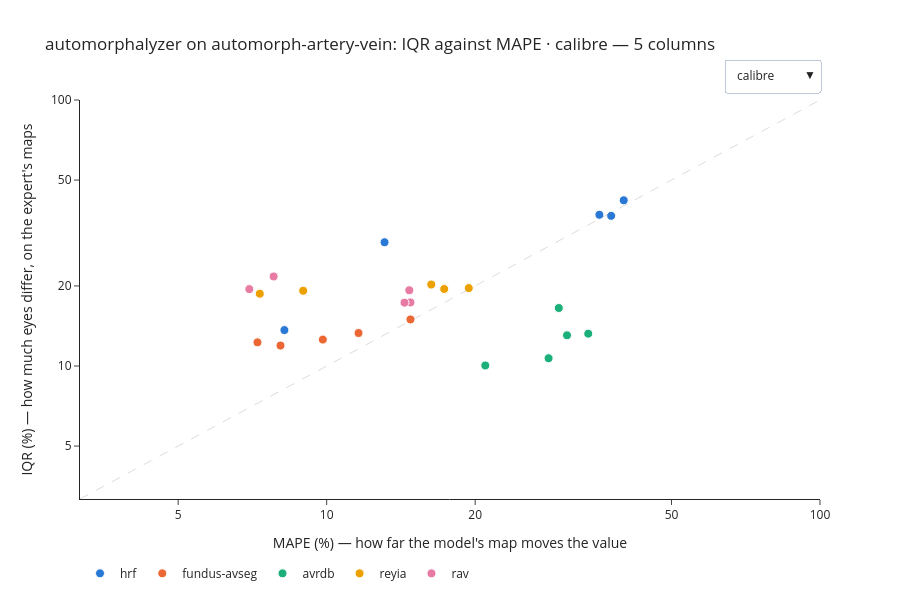

Source (notebook cell):
### Markdown cell above
#### 3.2.3 automorphalyzer

[automorphalyzer](../docs/projects/automorphalyzer.md), on AutoMorph's artery/vein model.

### Code cell
show_iqr_against_mape("automorphalyzer")

### Figure 1 — Plotly figure (JSON) as saved in the notebook; plotly's stock layout.template omitted (floating-point values rounded to 4 significant figures)
{"data": [{"customdata": [["CRAE_Knudtson@B_artery", 2.228, 0.4683, 1.208, 45], ["CRVE_Knudtson@B_vein", 1.662, 0.5261, 1.107, 45], ["average_global_calibre@whole_artery", 1.049, 0.1677, 1.259, 45], ["average_global_calibre@whole_binary", 1.037, 0.09505, 1.122, 45], ["average_global_calibre@whole_vein", 0.9724, 0.05529, 1.025, 45]], "hovertemplate": "%{text}<br><i>%{customdata[0]}</i><br>MAPE %{x:.3g} % · IQR %{y:.3g} %<br>IQR/MAPE %{customdata[1]:.2f}<br>ICC(A,1) %{customdata[2]:.2f} · SNR %{customdata[3]:.2f}<br>%{customdata[4]} photographs<extra>hrf</extra>", "legendgroup": "hrf", "marker": {"color": "#2a78d6", "line": {"color": "white", "width": 1}, "size": 9}, "meta": "calibre", "mode": "markers", "name": "hrf", "showlegend": true, "text": ["calibre/CRE-knudtson/artery/B", "calibre/CRE-knudtson/vein/B", "calibre/width/artery/length-weighted", "calibre/width/vessels/length-weighted", "calibre/width/vein/length-weighted"], "type": "scatter", "visible": true, "x": [13.1, 8.21, 40.01, 35.71, 37.73], "y": [29.19, 13.65, 41.97, 37.02, 36.69]}, {"customdata": [["CRAE_Knudtson@B_artery", 1.012, 0.3186, 1.267, 100], ["CRVE_Knudtson@B_vein", 1.147, 0.4829, 1.307, 100], ["average_global_calibre@whole_artery", 1.28, 0.4006, 1.08, 100], ["average_global_calibre@whole_binary", 1.48, 0.4533, 1.086, 100], ["average_global_calibre@whole_vein", 1.695, 0.534, 1.079, 100]], "hovertemplate": "%{text}<br><i>%{customdata[0]}</i><br>MAPE %{x:.3g} % · IQR %{y:.3g} %<br>IQR/MAPE %{customdata[1]:.2f}<br>ICC(A,1) %{customdata[2]:.2f} · SNR %{customdata[3]:.2f}<br>%{customdata[4]} photographs<extra>fundus-avseg</extra>", "legendgroup": "fundus-avseg", "marker": {"color": "#eb6834", "line": {"color": "white", "width": 1}, "size": 9}, "meta": "calibre", "mode": "markers", "name": "fundus-avseg", "showlegend": true, "text": ["calibre/CRE-knudtson/artery/B", "calibre/CRE-knudtson/vein/B", "calibre/width/artery/length-weighted", "calibre/width/vessels/length-weighted", "calibre/width/vein/length-weighted"], "type": "scatter", "visible": true, "x": [14.79, 11.6, 9.822, 8.062, 7.24], "y": [14.96, 13.31, 12.57, 11.93, 12.27]}, {"customdata": [["CRAE_Knudtson@B_artery", 0.3796, 0.06159, 0.8542, 69], ["CRVE_Knudtson@B_vein", 0.479, 0.1026, 0.782, 93], ["average_global_calibre@whole_artery", 0.3902, -0.002169, 0.8167, 97], ["average_global_calibre@whole_binary", 0.4248, 0.02102, 0.8911, 98], ["average_global_calibre@whole_vein", 0.5591, 0.02501, 0.8576, 98]], "hovertemplate": "%{text}<br><i>%{customdata[0]}</i><br>MAPE %{x:.3g} % · IQR %{y:.3g} %<br>IQR/MAPE %{customdata[1]:.2f}<br>ICC(A,1) %{customdata[2]:.2f} · SNR %{customdata[3]:.2f}<br>%{customdata[4]} photographs<extra>avrdb</extra>", "legendgroup": "avrdb", "marker": {"color": "#1baf7a", "line": {"color": "white", "width": 1}, "size": 9}, "meta": "calibre", "mode": "markers", "name": "avrdb", "showlegend": true, "text": ["calibre/CRE-knudtson/artery/B", "calibre/CRE-knudtson/vein/B", "calibre/width/artery/length-weighted", "calibre/width/vessels/length-weighted", "calibre/width/vein/length-weighted"], "type": "scatter", "visible": true, "x": [28.17, 20.97, 33.9, 30.7, 29.55], "y": [10.7, 10.04, 13.23, 13.04, 16.52]}, {"customdata": [["CRAE_Knudtson@B_artery", 2.14, 0.6913, 1.221, 453], ["CRVE_Knudtson@B_vein", 2.555, 0.755, 1.419, 474], ["average_global_calibre@whole_artery", 1.242, 0.4435, 0.973, 483], ["average_global_calibre@whole_binary", 1.125, 0.4457, 1.205, 483], ["average_global_calibre@whole_vein", 1.011, 0.4196, 1.181, 483]], "hovertemplate": "%{text}<br><i>%{customdata[0]}</i><br>MAPE %{x:.3g} % · IQR %{y:.3g} %<br>IQR/MAPE %{customdata[1]:.2f}<br>ICC(A,1) %{customdata[2]:.2f} · SNR %{customdata[3]:.2f}<br>%{customdata[4]} photographs<extra>reyia</extra>", "legendgroup": "reyia", "marker": {"color": "#eda100", "line": {"color": "white", "width": 1}, "size": 9}, "meta": "calibre", "mode": "markers", "name": "reyia", "showlegend": true, "text": ["calibre/CRE-knudtson/artery/B", "calibre/CRE-knudtson/vein/B", "calibre/width/artery/length-weighted", "calibre/width/vessels/length-weighted", "calibre/width/vein/length-weighted"], "type": "scatter", "visible": true, "x": [8.962, 7.319, 16.29, 17.31, 19.41], "y": [19.18, 18.7, 20.24, 19.48, 19.63]}, {"customdata": [["CRAE_Knudtson@B_artery", 2.779, 0.8025, 1.551, 134], ["CRVE_Knudtson@B_vein", 2.791, 0.8311, 1.787, 138], ["average_global_calibre@whole_artery", 1.173, 0.4002, 1.136, 154], ["average_global_calibre@whole_binary", 1.203, 0.4584, 1.292, 155], ["average_global_calibre@whole_vein", 1.31, 0.5585, 1.454, 155]], "hovertemplate": "%{text}<br><i>%{customdata[0]}</i><br>MAPE %{x:.3g} % · IQR %{y:.3g} %<br>IQR/MAPE %{customdata[1]:.2f}<br>ICC(A,1) %{customdata[2]:.2f} · SNR %{customdata[3]:.2f}<br>%{customdata[4]} photographs<extra>rav</extra>", "legendgroup": "rav", "marker": {"color": "#e87ba4", "line": {"color": "white", "width": 1}, "size": 9}, "meta": "calibre", "mode": "markers", "name": "rav", "showlegend": true, "text": ["calibre/CRE-knudtson/artery/B", "calibre/CRE-knudtson/vein/B", "calibre/width/artery/length-weighted", "calibre/width/vessels/length-weighted", "calibre/width/vein/length-weighted"], "type": "scatter", "visible": true, "x": [7.808, 6.97, 14.78, 14.38, 14.71], "y": [21.7, 19.46, 17.34, 17.3, 19.27]}, {"customdata": [["tortuosity_density@B_artery", 1.423, 0.3184, 0.7836, 45], ["tortuosity_density@B_binary", 1.661, 0.5752, 1.09, 45], ["tortuosity_density@B_vein", 1.379, 0.5079, 0.8778, 45], ["tortuosity_density@whole_artery", 0.5296, 0.05796, 0.6731, 45], ["tortuosity_density@whole_binary", 0.726, 0.143, 0.9655, 45], ["tortuosity_density@whole_vein", 1.057, 0.2604, 0.8457, 45], ["tortuosity_distance@B_artery", 0.9649, 0.3071, 0.8456, 45], ["tortuosity_distance@B_binary", 0.9106, 0.1217, 0.8437, 45], ["tortuosity_distance@B_vein", 0.8459, 0.1372, 0.9274, 45], ["tortuosity_distance@whole_artery", 0.6708, 0.1161, 1.043, 45], ["tortuosity_distance@whole_binary", 0.4606, 0.1435, 1.086, 45], ["tortuosity_distance@whole_vein", 0.4597, 0.07799, 1.042, 45]], "hovertemplate": "%{text}<br><i>%{customdata[0]}</i><br>MAPE %{x:.3g} % · IQR %{y:.3g} %<br>IQR/MAPE %{customdata[1]:.2f}<br>ICC(A,1) %{customdata[2]:.2f} · SNR %{customdata[3]:.2f}<br>%{customdata[4]} photographs<extra>hrf</extra>", "legendgroup": "hrf", "marker": {"color": "#2a78d6", "line": {"color": "white", "width": 1}, "size": 9}, "meta": "tortuosity", "mode": "markers", "name": "hrf", "showlegend": false, "text": ["tortuosity/grisan-density/artery/B/mean", "tortuosity/grisan-density/vessels/B/mean", "tortuosity/grisan-density/vein/B/mean", "tortuosity/grisan-density/artery/mean", "tortuosity/grisan-density/vessels/mean", "tortuosity/grisan-density/vein/mean", "tortuosity/hart-tau1/artery/B/mean", "tortuosity/hart-tau1/vessels/B/mean", "tortuosity/hart-tau1/vein/B/mean", "tortuosity/hart-tau1/artery/mean", "tortuosity/hart-tau1/vessels/mean", "tortuosity/hart-tau1/vein/mean"], "type": "scatter", "visible": false, "x": [14.02, 8.552, 12.37, 11.15, 6.796, 5.011, 1.783, 1.363, 1.425, 2.016, 1.396, 1.704], "y": [19.95, 14.2, 17.05, 5.905, 4.934, 5.295, 1.721, 1.241, 1.205, 1.353, 0.643, 0.7833]}, {"customdata": [["tortuosity_density@B_artery", 2.834, 0.8312, 1.775, 100], ["tortuosity_density@B_binary", 2.962, 0.9551, 3.372, 100], ["tortuosity_density@B_vein", 2.722, 0.8915, 2.14, 100], ["tortuosity_density@whole_artery", 3.182, 0.9363, 2.742, 100], ["tortuosity_density@whole_binary", 2.348, 0.9833, 5.334, 100], ["tortuosity_density@whole_vein", 2.01, 0.9684, 4.018, 100], ["tortuosity_distance@B_artery", 1.545, 0.4334, 1.1, 100], ["tortuosity_distance@B_binary", 1.502, 0.7705, 1.524, 100], ["tortuosity_distance@B_vein", 1.61, 0.3496, 1.07, 100], ["tortuosity_distance@whole_artery", 2.331, 0.8384, 1.889, 100], ["tortuosity_distance@whole_binary", 2.793, 0.8623, 1.977, 100], ["tortuosity_distance@whole_vein", 1.823, 0.5715, 1.282, 100]], "hovertemplate": "%{text}<br><i>%{customdata[0]}</i><br>MAPE %{x:.3g} % · IQR %{y:.3g} %<br>IQR/MAPE %{customdata[1]:.2f}<br>ICC(A,1) %{customdata[2]:.2f} · SNR %{customdata[3]:.2f}<br>%{customdata[4]} photographs<extra>fundus-avseg</extra>", "legendgroup": "fundus-avseg", "marker": {"color": "#eb6834", "line": {"color": "white", "width": 1}, "size": 9}, "meta": "tortuosity", "mode": "markers", "name": "fundus-avseg", "showlegend": false, "text": ["tortuosity/grisan-density/artery/B/mean", "tortuosity/grisan-density/vessels/B/mean", "tortuosity/grisan-density/vein/B/mean", "tortuosity/grisan-density/artery/mean", "tortuosity/grisan-density/vessels/mean", "tortuosity/grisan-density/vein/mean", "tortuosity/hart-tau1/artery/B/mean", "tortuosity/hart-tau1/vessels/B/mean", "tortuosity/hart-tau1/vein/B/mean", "tortuosity/hart-tau1/artery/mean", "tortuosity/hart-tau1/vessels/mean", "tortuosity/hart-tau1/vein/mean"], "type": "scatter", "visible": false, "x": [13.11, 6.305, 11.92, 6.192, 3.3, 4.55, 1.002, 0.6323, 0.8016, 0.6089, 0.3329, 0.4157], "y": [37.15, 18.67, 32.46, 19.71, 7.747, 9.144, 1.549, 0.9498, 1.291, 1.419, 0.93, 0.7576]}, {"customdata": [["tortuosity_density@B_artery", 1.171, 0.183, 0.7263, 97], ["tortuosity_density@B_binary", 1.371, 0.3914, 0.8287, 98], ["tortuosity_density@B_vein", 1.585, 0.4222, 0.8737, 98], ["tortuosity_density@whole_artery", 0.8322, 0.08977, 0.5761, 97], ["tortuosity_density@whole_binary", 0.9782, 0.3792, 0.7544, 98], ["tortuosity_density@whole_vein", 1.12, 0.3142, 0.776, 98], ["tortuosity_distance@B_artery", 0.9939, 0.1396, 0.4804, 97], ["tortuosity_distance@B_binary", 1.268, 0.4116, 0.8316, 98], ["tortuosity_distance@B_vein", 1.039, 0.2411, 0.5741, 98], ["tortuosity_distance@whole_artery", 1.035, 0.3507, 0.8035, 97], ["tortuosity_distance@whole_binary", 0.7802, 0.1048, 1.003, 98], ["tortuosity_distance@whole_vein", 1.006, 0.1372, 0.9573, 98]], "hovertemplate": "%{text}<br><i>%{customdata[0]}</i><br>MAPE %{x:.3g} % · IQR %{y:.3g} %<br>IQR/MAPE %{customdata[1]:.2f}<br>ICC(A,1) %{customdata[2]:.2f} · SNR %{customdata[3]:.2f}<br>%{customdata[4]} photographs<extra>avrdb</extra>", "legendgroup": "avrdb", "marker": {"color": "#1baf7a", "line": {"color": "white", "width": 1}, "size": 9}, "meta": "tortuosity", "mode": "markers", "name": "avrdb", "showlegend": false, "text": ["tortuosity/grisan-density/artery/B/mean", "tortuosity/grisan-density/vessels/B/mean", "tortuosity/grisan-density/vein/B/mean", "tortuosity/grisan-density/artery/mean", "tortuosity/grisan-density/vessels/mean", "tortuosity/grisan-density/vein/mean", "tortuosity/hart-tau1/artery/B/mean", "tortuosity/hart-tau1/vessels/B/mean", "tortuosity/hart-tau1/vein/B/mean", "tortuosity/hart-tau1/artery/mean", "tortuosity/hart-tau1/vessels/mean", "tortuosity/hart-tau1/vein/mean"], "type": "scatter", "visible": false, "x": [24.41, 13.37, 17.33, 13.74, 6.656, 8.085, 1.526, 0.7868, 1.199, 1.094, 0.9091, 1.04], "y": [28.58, 18.33, 27.48, 11.44, 6.51, 9.056, 1.516, 0.9978, 1.246, 1.133, 0.7092, 1.047]}, {"customdata": [["tortuosity_density@B_artery", 2.942, 0.7224, 1.28, 483], ["tortuosity_density@B_binary", 4.56, 0.864, 1.913, 483], ["tortuosity_density@B_vein", 2.949, 0.7704, 1.457, 483], ["tortuosity_density@whole_artery", 3.771, 0.751, 1.84, 483], ["tortuosity_density@whole_binary", 7.281, 0.9055, 2.932, 483], ["tortuosity_density@whole_vein", 4.762, 0.8004, 2.006, 483], ["tortuosity_distance@B_artery", 1.44, 0.3564, 1.046, 551], ["tortuosity_distance@B_binary", 0.9867, 0.09342, 0.887, 551], ["tortuosity_distance@B_vein", 1.201, 0.3238, 0.963, 551], ["tortuosity_distance@whole_artery", 1.344, 0.3158, 1.113, 551], ["tortuosity_distance@whole_binary", 1.09, 0.1186, 0.9943, 551], ["tortuosity_distance@whole_vein", 0.9786, 0.008886, 0.9984, 551]], "hovertemplate": "%{text}<br><i>%{customdata[0]}</i><br>MAPE %{x:.3g} % · IQR %{y:.3g} %<br>IQR/MAPE %{customdata[1]:.2f}<br>ICC(A,1) %{customdata[2]:.2f} · SNR %{customdata[3]:.2f}<br>%{customdata[4]} photographs<extra>reyia</extra>", "legendgroup": "reyia", "marker": {"color": "#eda100", "line": {"color": "white", "width": 1}, "size": 9}, "meta": "tortuosity", "mode": "markers", "name": "reyia", "showlegend": false, "text": ["tortuosity/grisan-density/artery/B/mean", "tortuosity/grisan-density/vessels/B/mean", "tortuosity/grisan-density/vein/B/mean", "tortuosity/grisan-density/artery/mean", "tortuosity/grisan-density/vessels/mean", "tortuosity/grisan-density/vein/mean", "tortuosity/hart-tau1/artery/B/mean", "tortuosity/hart-tau1/vessels/B/mean", "tortuosity/hart-tau1/vein/B/mean", "tortuosity/hart-tau1/artery/mean", "tortuosity/hart-tau1/vessels/mean", "tortuosity/hart-tau1/vein/mean"], "type": "scatter", "visible": false, "x": [16.51, 9.806, 14.4, 13.12, 6.572, 9.417, 1.337, 1.196, 1.105, 1.459, 0.9341, 1.238], "y": [48.58, 44.72, 42.47, 49.47, 47.85, 44.84, 1.925, 1.18, 1.327, 1.96, 1.018, 1.212]}, {"customdata": [["tortuosity_density@B_artery", 1.585, 0.4029, 0.9425, 154], ["tortuosity_density@B_binary", 1.584, 0.5643, 1.113, 155], ["tortuosity_density@B_vein", 1.841, 0.4625, 1.062, 155], ["tortuosity_density@whole_artery", 1.56, 0.388, 1.051, 154], ["tortuosity_density@whole_binary", 2.347, 0.6793, 1.459, 155], ["tortuosity_density@whole_vein", 2.121, 0.5984, 1.245, 155], ["tortuosity_distance@B_artery", 1.712, 0.6961, 1.381, 197], ["tortuosity_distance@B_binary", 1.222, 0.3398, 0.9258, 198], ["tortuosity_distance@B_vein", 1.137, 0.2422, 0.8473, 197], ["tortuosity_distance@whole_artery", 1.646, 0.6174, 1.263, 197], ["tortuosity_distance@whole_binary", 1.22, 0.1899, 0.4418, 198], ["tortuosity_distance@whole_vein", 0.7548, 0.06822, 0.2598, 197]], "hovertemplate": "%{text}<br><i>%{customdata[0]}</i><br>MAPE %{x:.3g} % · IQR %{y:.3g} %<br>IQR/MAPE %{customdata[1]:.2f}<br>ICC(A,1) %{customdata[2]:.2f} · SNR %{customdata[3]:.2f}<br>%{customdata[4]} photographs<extra>rav</extra>", "legendgroup": "rav", "marker": {"color": "#e87ba4", "line": {"color": "white", "width": 1}, "size": 9}, "meta": "tortuosity", "mode": "markers", "name": "rav", "showlegend": false, "text": ["tortuosity/grisan-density/artery/B/mean", "tortuosity/grisan-density/vessels/B/mean", "tortuosity/grisan-density/vein/B/mean", "tortuosity/grisan-density/artery/mean", "tortuosity/grisan-density/vessels/mean", "tortuosity/grisan-density/vein/mean", "tortuosity/hart-tau1/artery/B/mean", "tortuosity/hart-tau1/vessels/B/mean", "tortuosity/hart-tau1/vein/B/mean", "tortuosity/hart-tau1/artery/mean", "tortuosity/hart-tau1/vessels/mean", "tortuosity/hart-tau1/vein/mean"], "type": "scatter", "visible": false, "x": [18.7, 13.58, 17.27, 11.59, 6.821, 8.527, 1.363, 1.204, 1.344, 1.243, 1.095, 1.602], "y": [29.63, 21.51, 31.79, 18.08, 16.01, 18.09, 2.334, 1.472, 1.529, 2.046, 1.336, 1.209]}, {"customdata": [["fractal_dimension@whole_artery", 0.5247, 0.1889, 1.231, 45], ["fractal_dimension@whole_binary", 0.6274, 0.2183, 1.361, 45], ["fractal_dimension@whole_vein", 0.5714, 0.1523, 1.181, 45], ["vessel_density@whole_artery", 2.915, 0.7169, 1.779, 45], ["vessel_density@whole_binary", 3.212, 0.7266, 1.696, 45], ["vessel_density@whole_vein", 2.537, 0.6026, 1.462, 45]], "hovertemplate": "%{text}<br><i>%{customdata[0]}</i><br>MAPE %{x:.3g} % · IQR %{y:.3g} %<br>IQR/MAPE %{customdata[1]:.2f}<br>ICC(A,1) %{customdata[2]:.2f} · SNR %{customdata[3]:.2f}<br>%{customdata[4]} photographs<extra>hrf</extra>", "legendgroup": "hrf", "marker": {"color": "#2a78d6", "line": {"color": "white", "width": 1}, "size": 9}, "meta": "density", "mode": "markers", "name": "hrf", "showlegend": false, "text": ["density/box-counting/artery", "density/box-counting/vessels", "density/box-counting/vein", "density/over-image/artery", "density/over-image/vessels", "density/over-image/vein"], "type": "scatter", "visible": false, "x": [4.734, 3.609, 4.04, 12.36, 9.139, 9.717], "y": [2.484, 2.264, 2.308, 36.01, 29.36, 24.66]}, {"customdata": [["fractal_dimension@whole_artery", 1.18, 0.5528, 1.721, 100], ["fractal_dimension@whole_binary", 0.896, 0.4381, 1.541, 100], ["fractal_dimension@whole_vein", 1.162, 0.5683, 1.635, 100], ["vessel_density@whole_artery", 0.8118, 0.3355, 1.449, 100], ["vessel_density@whole_binary", 0.5839, 0.2707, 1.277, 100], ["vessel_density@whole_vein", 0.6751, 0.32, 1.252, 100]], "hovertemplate": "%{text}<br><i>%{customdata[0]}</i><br>MAPE %{x:.3g} % · IQR %{y:.3g} %<br>IQR/MAPE %{customdata[1]:.2f}<br>ICC(A,1) %{customdata[2]:.2f} · SNR %{customdata[3]:.2f}<br>%{customdata[4]} photographs<extra>fundus-avseg</extra>", "legendgroup": "fundus-avseg", "marker": {"color": "#eb6834", "line": {"color": "white", "width": 1}, "size": 9}, "meta": "density", "mode": "markers", "name": "fundus-avseg", "showlegend": false, "text": ["density/box-counting/artery", "density/box-counting/vessels", "density/box-counting/vein", "density/over-image/artery", "density/over-image/vessels", "density/over-image/vein"], "type": "scatter", "visible": false, "x": [2.636, 2.319, 2.662, 19.19, 18.13, 17.65], "y": [3.11, 2.078, 3.093, 15.58, 10.59, 11.92]}, {"customdata": [["fractal_dimension@whole_artery", 0.5905, 0.1998, 0.6505, 97], ["fractal_dimension@whole_binary", 0.6483, 0.3195, 0.9699, 98], ["fractal_dimension@whole_vein", 0.8744, 0.3512, 1.124, 98], ["vessel_density@whole_artery", 0.6547, 0.1365, 1.416, 97], ["vessel_density@whole_binary", 0.6371, 0.1162, 1.45, 98], ["vessel_density@whole_vein", 0.6029, 0.09625, 1.238, 98]], "hovertemplate": "%{text}<br><i>%{customdata[0]}</i><br>MAPE %{x:.3g} % · IQR %{y:.3g} %<br>IQR/MAPE %{customdata[1]:.2f}<br>ICC(A,1) %{customdata[2]:.2f} · SNR %{customdata[3]:.2f}<br>%{customdata[4]} photographs<extra>avrdb</extra>", "legendgroup": "avrdb", "marker": {"color": "#1baf7a", "line": {"color": "white", "width": 1}, "size": 9}, "meta": "density", "mode": "markers", "name": "avrdb", "showlegend": false, "text": ["density/box-counting/artery", "density/box-counting/vessels", "density/box-counting/vein", "density/over-image/artery", "density/over-image/vessels", "density/over-image/vein"], "type": "scatter", "visible": false, "x": [8.315, 6.279, 5.79, 59.67, 54.11, 49.74], "y": [4.91, 4.071, 5.063, 39.07, 34.47, 29.99]}, {"customdata": [["fractal_dimension@whole_artery", 0.8459, 0.3965, 0.9826, 551], ["fractal_dimension@whole_binary", 0.9614, 0.4715, 1.44, 551], ["fractal_dimension@whole_vein", 1.132, 0.5366, 1.539, 551], ["vessel_density@whole_artery", 1.01, 0.4357, 1.193, 551], ["vessel_density@whole_binary", 1.06, 0.4842, 1.304, 551], ["vessel_density@whole_vein", 1.152, 0.539, 1.303, 551]], "hovertemplate": "%{text}<br><i>%{customdata[0]}</i><br>MAPE %{x:.3g} % · IQR %{y:.3g} %<br>IQR/MAPE %{customdata[1]:.2f}<br>ICC(A,1) %{customdata[2]:.2f} · SNR %{customdata[3]:.2f}<br>%{customdata[4]} photographs<extra>reyia</extra>", "legendgroup": "reyia", "marker": {"color": "#eda100", "line": {"color": "white", "width": 1}, "size": 9}, "meta": "density", "mode": "markers", "name": "reyia", "showlegend": false, "text": ["density/box-counting/artery", "density/box-counting/vessels", "density/box-counting/vein", "density/over-image/artery", "density/over-image/vessels", "density/over-image/vein"], "type": "scatter", "visible": false, "x": [6.009, 5.053, 4.571, 27.03, 21.84, 18.35], "y": [5.083, 4.858, 5.177, 27.3, 23.14, 21.14]}, {"customdata": [["fractal_dimension@whole_artery", 1.469, 0.6011, 1.368, 197], ["fractal_dimension@whole_binary", 1.663, 0.6274, 1.201, 198], ["fractal_dimension@whole_vein", 1.799, 0.6628, 1.29, 197], ["vessel_density@whole_artery", 2.146, 0.7439, 1.753, 197], ["vessel_density@whole_binary", 2.552, 0.7548, 1.65, 198], ["vessel_density@whole_vein", 2.265, 0.6976, 1.324, 197]], "hovertemplate": "%{text}<br><i>%{customdata[0]}</i><br>MAPE %{x:.3g} % · IQR %{y:.3g} %<br>IQR/MAPE %{customdata[1]:.2f}<br>ICC(A,1) %{customdata[2]:.2f} · SNR %{customdata[3]:.2f}<br>%{customdata[4]} photographs<extra>rav</extra>", "legendgroup": "rav", "marker": {"color": "#e87ba4", "line": {"color": "white", "width": 1}, "size": 9}, "meta": "density", "mode": "markers", "name": "rav", "showlegend": false, "text": ["density/box-counting/artery", "density/box-counting/vessels", "density/box-counting/vein", "density/over-image/artery", "density/over-image/vessels", "density/over-image/vein"], "type": "scatter", "visible": false, "x": [3.42, 2.624, 2.621, 14.46, 11.53, 12.45], "y": [5.024, 4.364, 4.715, 31.04, 29.43, 28.21]}], "layout": {"height": 600, "legend": {"orientation": "h", "y": -0.15}, "shapes": [{"line": {"color": "#8a8984", "dash": "dash", "width": 1}, "type": "line", "x0": 0.001, "x1": 100000.0, "y0": 0.001, "y1": 100000.0}], "title": "automorphalyzer on automorph-artery-vein: IQR against MAPE · calibre — 5 columns", "updatemenus": [{"buttons": [{"args": [{"showlegend": [true, true, true, true, true, false, false, false, false, false, false, false, false, false, false], "visible": [true, true, true, true, true, false, false, false, false, false, false, false, false, false, false]}, {"title": "automorphalyzer on automorph-artery-vein: IQR against MAPE · calibre — 5 columns", "xaxis.range": [0.5, 2.0], "xaxis.ticktext": ["5", "10", "20", "50", "100"], "xaxis.tickvals": [5, 10, 20, 50, 100], "yaxis.range": [0.5, 2.0], "yaxis.ticktext": ["5", "10", "20", "50", "100"], "yaxis.tickvals": [5, 10, 20, 50, 100]}], "label": "calibre", "method": "update"}, {"args": [{"showlegend": [false, false, false, false, false, true, true, true, true, true, false, false, false, false, false], "visible": [false, false, false, false, false, true, true, true, true, true, false, false, false, false, false]}, {"title": "automorphalyzer on automorph-artery-vein: IQR against MAPE · tortuosity — 12 columns", "xaxis.range": [-0.5, 2.0], "xaxis.ticktext": ["0.5", "1", "2", "5", "10", "20", "50", "100"], "xaxis.tickvals": [0.5, 1, 2, 5, 10, 20, 50, 100], "yaxis.range": [-0.5, 2.0], "yaxis.ticktext": ["0.5", "1", "2", "5", "10", "20", "50", "100"], "yaxis.tickvals": [0.5, 1, 2, 5, 10, 20, 50, 100]}], "label": "tortuosity", "method": "update"}, {"args": [{"showlegend": [false, false, false, false, false, false, false, false, false, false, true, true, true, true, true], "visible": [false, false, false, false, false, false, false, false, false, false, true, true, true, true, true]}, {"title": "automorphalyzer on automorph-artery-vein: IQR against MAPE · density — 6 columns", "xaxis.range": [0.0, 2.0], "xaxis.ticktext": ["1", "2", "5", "10", "20", "50", "100"], "xaxis.tickvals": [1, 2, 5, 10, 20, 50, 100], "yaxis.range": [0.0, 2.0], "yaxis.ticktext": ["1", "2", "5", "10", "20", "50", "100"], "yaxis.tickvals": [1, 2, 5, 10, 20, 50, 100]}], "label": "density", "method": "update"}], "direction": "down", "showactive": true, "x": 1, "xanchor": "right", "y": 1.02, "yanchor": "bottom"}], "xaxis": {"range": [0.5, 2.0], "ticktext": ["5", "10", "20", "50", "100"], "tickvals": [5, 10, 20, 50, 100], "title": {"text": "MAPE (%) — how far the model's map moves the value"}, "type": "log"}, "yaxis": {"range": [0.5, 2.0], "ticktext": ["5", "10", "20", "50", "100"], "tickvals": [5, 10, 20, 50, 100], "title": {"text": "IQR (%) — how much eyes differ, on the expert's maps"}, "type": "log"}}}
